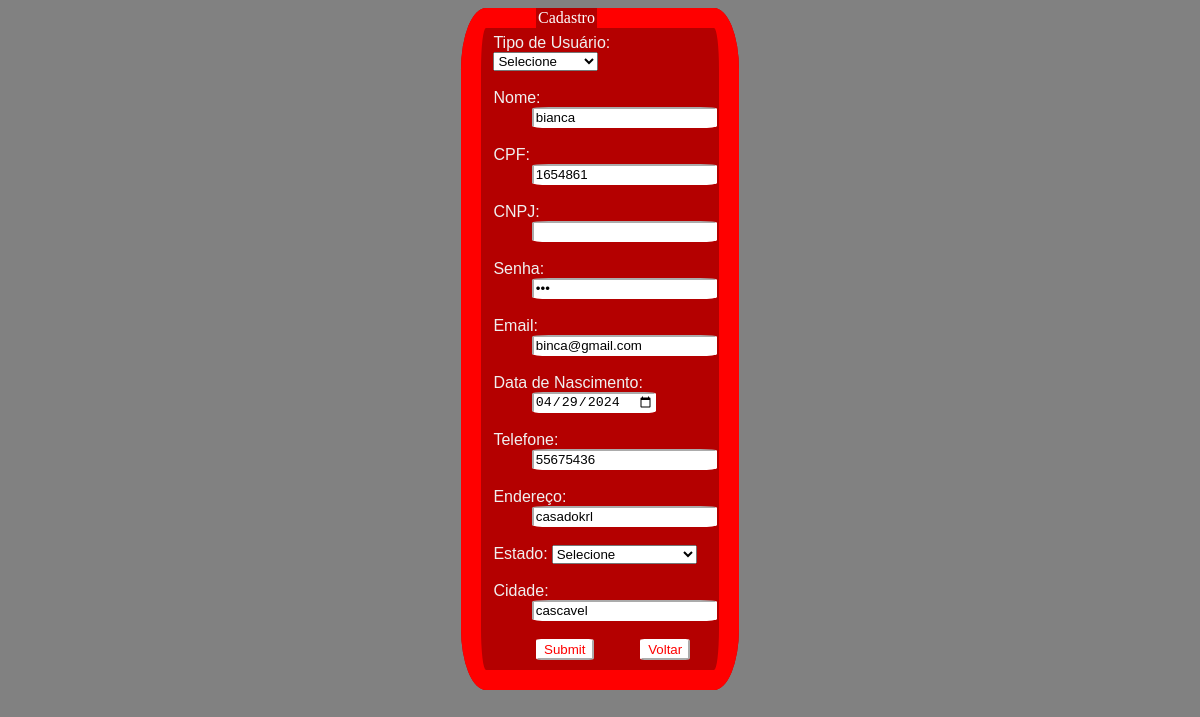
Screenshot of /edit.php?idcliente=1 with the database file from the repository.
### tables this page shows
CREATE TABLE `cliente` (
  `idcliente` int(11) NOT NULL AUTO_INCREMENT,
  `tipo_usuario` enum('cliente','empresa','adm') NOT NULL,
  `nome` varchar(45) NOT NULL,
  `cpf` varchar(11) NOT NULL,
  `senha` varchar(45) NOT NULL,
  `email` varchar(45) NOT NULL,
  `data_nascimento` date NOT NULL,
  `telefone` varchar(45) NOT NULL,
  `endereco` varchar(45) NOT NULL,
  `estado` varchar(2) NOT NULL,
  `cidade` varchar(45) NOT NULL,
  `estado_id` int(11) NOT NULL,
  `cidade_id` int(11) NOT NULL,
  PRIMARY KEY (`idcliente`)
);

### edit.php (the view, shortened to what this page needs)
<!DOCTYPE html>
<html lang="pt-br">
<head>
</head>
<body>
<?php
if (!empty($_GET['idcliente'])) {
    include_once('config.php');
$id = $_GET['idcliente'];
$sqlSelect = "SELECT * FROM cliente WHERE idcliente = $id";
$result = $conexao->query($sqlSelect);
if($result->num_rows > 0){
    while ($user_data = mysqli_fetch_assoc($result)) {
        $tipo_usuario = $user_data['tipo_usuario'];
        $nome = $user_data['nome'];
        $cpf = $user_data['cpf'];
        $cnpj = $user_data['cnpj'];
        $senha = $user_data['senha'];
        $email = $user_data['email'];
        $data_nascimento = $user_data['data_nascimento'];
        $telefone = $user_data['telefone'];
        $endereco = $user_data['endereco'];
        $estado = $user_data['estado'];
        $cidade = $user_data['cidade'];
    }
} else {
    header('Location: ../Paginas/Registros.php');
}
}
    ?>
    <div class="box">
        <form method="POST" action="Formulario.php">
            <fieldset>
                <legend>
                    Cadastro
                </legend>
            <div>
        <label for="tipo_usuario">Tipo de Usuário:</label>
        <select id="tipo_usuario" required name="tipo_usuario" value="<?php echo $tipo_usuario ?>">
            <option value="">Selecione</option>
        </select>
        <br><br>
        <label for="nome">Nome:</label>
        <input type="text" id="nome" name="nome" value="<?php echo $nome ?>">
        <br><br>
        <label for="cpf">CPF:</label>
        <input maxlength="11" type="text" id="cpf" name="cpf" value="<?php echo $cpf ?>">
        <br><br>
        <label for="cnpj">CNPJ:</label>
        <input maxlength="14" type="text" name="cnpj" id="cnpj" value="<?php echo $cnpj ?>">
        <br><br>
        <label for="senha">Senha:</label>
        <input type="password" id="senha" name="senha" value="<?php echo $senha ?>">
        <br><br>
        <label for="email">Email:</label>
        <input type="email" id="email" name="email" value="<?php echo $email ?>">
        <br><br>
        <label for="data_nascimento">Data de Nascimento:</label>
        <input type="date" id="data_nascimento" name="data_nascimento" value="<?php echo $data_nascimento ?>">
        <br><br>
        <label for="telefone">Telefone:</label>
        <input type="tel" id="telefone" name="telefone" value="<?php echo $telefone ?>">
        <br><br>
        <label for="endereco">Endereço:</label>
        <input type="text" id="endereco" name="endereco" value="<?php echo $endereco ?>">
        <br><br>
        <label for="estado">Estado:</label>
        <select name="estado" id="estado" value="<?php echo $estado ?>">
            <option value="">Selecione </option>
        </select>
        <br><br>
        <label for="cidade">Cidade:</label>
        <input type="text" id="cidade" name="cidade" value="<?php echo $cidade ?>">
        <br><br>
            </div>
            <div id="btn">
            <input id="button" name="submit" type="submit">
            <a href="../Paginas/Registros.php"><input id="button" type="button" value="Voltar"></a>
            </div>
        </fieldset>
        </form>
    </div>
</body>
</html>

### edit.php (style rules this page uses)
a { text-decoration: none; color: rgb(255, 255, 255); }
body { background-color:#818181; background-image: url("../../imgs/fundo1.png"); background-size: cover; }
fieldset { background-color: #B40000; border: solid #FF0000; border-radius: 9%; border-width: 20px; width: 18%; align-items: center; margin-left: 40%; margin: auto; }
input { background-color: #FFFFFF; border-radius: 9%; border-color: #FFFFFF; margin-left: 18% }
label { color: #f0f0f0; text-decoration: bold; margin-top: 0%; border-radius: 30%; font-family: 'Lucida Sans', 'Lucida Sans Regular', 'Lucida Grande', 'Lucida Sans Unicode', Geneva, Verdana, sans-serif; }
#button { color: #ff0000; border-radius: 9%; margin-left: 20% }
legend { margin-top: 10%; color: #ffffff; border-radius: 30%; margin-left: 20% }

### rows the page displays
cliente: nome "bianca", cpf "1654861", email "binca@gmail.com", data_nascimento "04/29/2024", telefone "55675436", endereco "casadokrl", cidade "cascavel"
